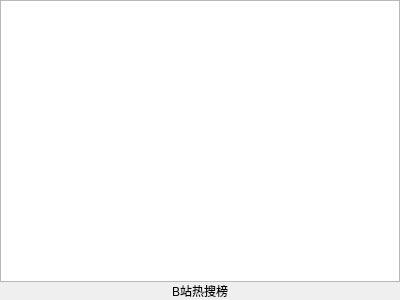
<?xml version="1.0" encoding="UTF-8"?>
<ui version="4.0">
 <class>bilibili</class>
 <widget class="QWidget" name="bilibili">
  <property name="geometry">
   <rect>
    <x>0</x>
    <y>0</y>
    <width>400</width>
    <height>300</height>
   </rect>
  </property>
  <property name="windowTitle">
   <string>Form</string>
  </property>
  <layout class="QVBoxLayout" name="verticalLayout_2">
   <property name="spacing">
    <number>0</number>
   </property>
   <property name="leftMargin">
    <number>0</number>
   </property>
   <property name="topMargin">
    <number>0</number>
   </property>
   <property name="rightMargin">
    <number>0</number>
   </property>
   <property name="bottomMargin">
    <number>0</number>
   </property>
   <item>
    <layout class="QVBoxLayout" name="verticalLayout">
     <property name="spacing">
      <number>0</number>
     </property>
     <item>
      <widget class="QListWidget" name="listWidget">
       <property name="styleSheet">
        <string notr="true">QListView {
    outline: none;
}

#listWidget::item {
    background-color: #ffffff;
    color: #000000;
    border: transparent;
    border-bottom: 1px solid #dbdbdb;
    padding: 8px;
}

#listWidget::item:hover {
    background-color: #f5f5f5;
}

#listWidget::item:selected {
    border-left: 5px solid #777777;
}

#listWidget_2::item {
    background-color: #393d49;
    color: #ffffff;
    border: transparent;
    padding: 8px;
}

#listWidget_2::item:hover {
    background-color: #4e5465;
}

#listWidget_2::item:selected {
    border-left: 5px solid #009688;
}</string>
       </property>
       <property name="flow">
        <enum>QListView::TopToBottom</enum>
       </property>
      </widget>
     </item>
     <item>
      <widget class="QLabel" name="label">
       <property name="text">
        <string>B站热搜榜</string>
       </property>
       <property name="alignment">
        <set>Qt::AlignCenter</set>
       </property>
      </widget>
     </item>
    </layout>
   </item>
  </layout>
 </widget>
 <resources/>
 <connections/>
</ui>
